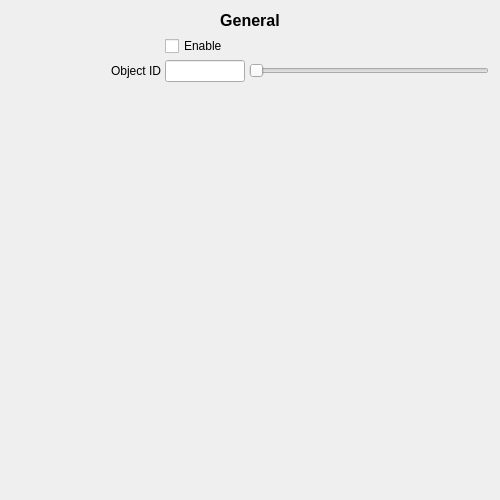
<?xml version="1.0" encoding="UTF-8"?>
<ui version="4.0">
 <class>main_widget</class>
 <widget class="QWidget" name="main_widget">
  <property name="geometry">
   <rect>
    <x>0</x>
    <y>0</y>
    <width>500</width>
    <height>500</height>
   </rect>
  </property>
  <property name="windowTitle">
   <string>Form</string>
  </property>
  <layout class="QVBoxLayout" name="verticalLayout">
   <item>
    <widget class="QLabel" name="general_label">
     <property name="font">
      <font>
       <pointsize>12</pointsize>
       <weight>75</weight>
       <bold>true</bold>
      </font>
     </property>
     <property name="text">
      <string>General</string>
     </property>
     <property name="alignment">
      <set>Qt::AlignCenter</set>
     </property>
    </widget>
   </item>
   <item>
    <layout class="QFormLayout" name="formLayout">
     <property name="fieldGrowthPolicy">
      <enum>QFormLayout::AllNonFixedFieldsGrow</enum>
     </property>
     <property name="labelAlignment">
      <set>Qt::AlignJustify|Qt::AlignVCenter</set>
     </property>
     <property name="formAlignment">
      <set>Qt::AlignJustify|Qt::AlignTop</set>
     </property>
     <property name="horizontalSpacing">
      <number>4</number>
     </property>
     <property name="verticalSpacing">
      <number>4</number>
     </property>
     <item row="0" column="1">
      <widget class="QCheckBox" name="objectId_enable_CB">
       <property name="text">
        <string>Enable</string>
       </property>
      </widget>
     </item>
     <item row="1" column="0">
      <widget class="QLabel" name="objectId_label">
       <property name="minimumSize">
        <size>
         <width>150</width>
         <height>0</height>
        </size>
       </property>
       <property name="text">
        <string>Object ID</string>
       </property>
       <property name="alignment">
        <set>Qt::AlignRight|Qt::AlignTrailing|Qt::AlignVCenter</set>
       </property>
      </widget>
     </item>
     <item row="1" column="1">
      <layout class="QHBoxLayout" name="objectId_layout">
       <item>
        <widget class="QLineEdit" name="objectId_LE">
         <property name="maximumSize">
          <size>
           <width>80</width>
           <height>16777215</height>
          </size>
         </property>
        </widget>
       </item>
       <item>
        <widget class="QSlider" name="objectId_slider">
         <property name="maximum">
          <number>100</number>
         </property>
         <property name="orientation">
          <enum>Qt::Horizontal</enum>
         </property>
        </widget>
       </item>
      </layout>
     </item>
    </layout>
   </item>
   <item>
    <spacer name="verticalSpacer">
     <property name="orientation">
      <enum>Qt::Vertical</enum>
     </property>
     <property name="sizeHint" stdset="0">
      <size>
       <width>20</width>
       <height>40</height>
      </size>
     </property>
    </spacer>
   </item>
  </layout>
 </widget>
 <resources/>
 <connections/>
</ui>
